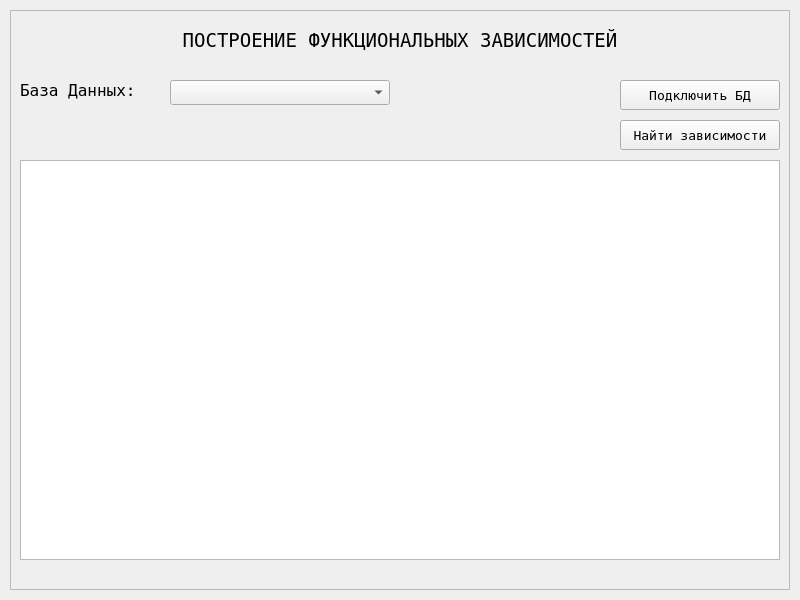
<?xml version="1.0" encoding="UTF-8"?>
<ui version="4.0">
 <class>Frame</class>
 <widget class="QFrame" name="Frame">
  <property name="geometry">
   <rect>
    <x>0</x>
    <y>0</y>
    <width>800</width>
    <height>600</height>
   </rect>
  </property>
  <property name="font">
   <font>
    <family>Yu Gothic UI Semibold</family>
    <weight>75</weight>
    <bold>true</bold>
   </font>
  </property>
  <property name="windowTitle">
   <string>Frame</string>
  </property>
  <widget class="QFrame" name="frameMenu">
   <property name="geometry">
    <rect>
     <x>10</x>
     <y>10</y>
     <width>780</width>
     <height>580</height>
    </rect>
   </property>
   <property name="frameShape">
    <enum>QFrame::StyledPanel</enum>
   </property>
   <property name="frameShadow">
    <enum>QFrame::Raised</enum>
   </property>
   <widget class="QLabel" name="labelMain">
    <property name="geometry">
     <rect>
      <x>70</x>
      <y>10</y>
      <width>640</width>
      <height>40</height>
     </rect>
    </property>
    <property name="font">
     <font>
      <family>Fixedsys</family>
      <pointsize>14</pointsize>
      <weight>50</weight>
      <bold>false</bold>
      <kerning>false</kerning>
     </font>
    </property>
    <property name="text">
     <string>ПОСТРОЕНИЕ ФУНКЦИОНАЛЬНЫХ ЗАВИСИМОСТЕЙ</string>
    </property>
    <property name="alignment">
     <set>Qt::AlignCenter</set>
    </property>
   </widget>
   <widget class="QTextEdit" name="textEditResult">
    <property name="geometry">
     <rect>
      <x>10</x>
      <y>150</y>
      <width>760</width>
      <height>400</height>
     </rect>
    </property>
    <property name="font">
     <font>
      <family>Fixedsys</family>
      <pointsize>12</pointsize>
      <weight>50</weight>
      <bold>false</bold>
     </font>
    </property>
   </widget>
   <widget class="QPushButton" name="pushButtonAction">
    <property name="geometry">
     <rect>
      <x>610</x>
      <y>110</y>
      <width>160</width>
      <height>30</height>
     </rect>
    </property>
    <property name="font">
     <font>
      <family>Fixedsys</family>
      <pointsize>10</pointsize>
      <weight>50</weight>
      <bold>false</bold>
     </font>
    </property>
    <property name="text">
     <string>Найти зависимости</string>
    </property>
   </widget>
   <widget class="QComboBox" name="comboBoxDB">
    <property name="geometry">
     <rect>
      <x>160</x>
      <y>70</y>
      <width>220</width>
      <height>25</height>
     </rect>
    </property>
   </widget>
   <widget class="QLabel" name="labelDataBase">
    <property name="geometry">
     <rect>
      <x>10</x>
      <y>70</y>
      <width>140</width>
      <height>20</height>
     </rect>
    </property>
    <property name="font">
     <font>
      <family>Fixedsys</family>
      <pointsize>12</pointsize>
      <weight>50</weight>
      <bold>false</bold>
     </font>
    </property>
    <property name="text">
     <string>База Данных:</string>
    </property>
   </widget>
   <widget class="QPushButton" name="pushButtonConnect">
    <property name="geometry">
     <rect>
      <x>610</x>
      <y>70</y>
      <width>160</width>
      <height>30</height>
     </rect>
    </property>
    <property name="font">
     <font>
      <family>Fixedsys</family>
      <pointsize>10</pointsize>
      <weight>50</weight>
      <bold>false</bold>
     </font>
    </property>
    <property name="text">
     <string>Подключить БД</string>
    </property>
   </widget>
  </widget>
 </widget>
 <resources/>
 <connections/>
</ui>
